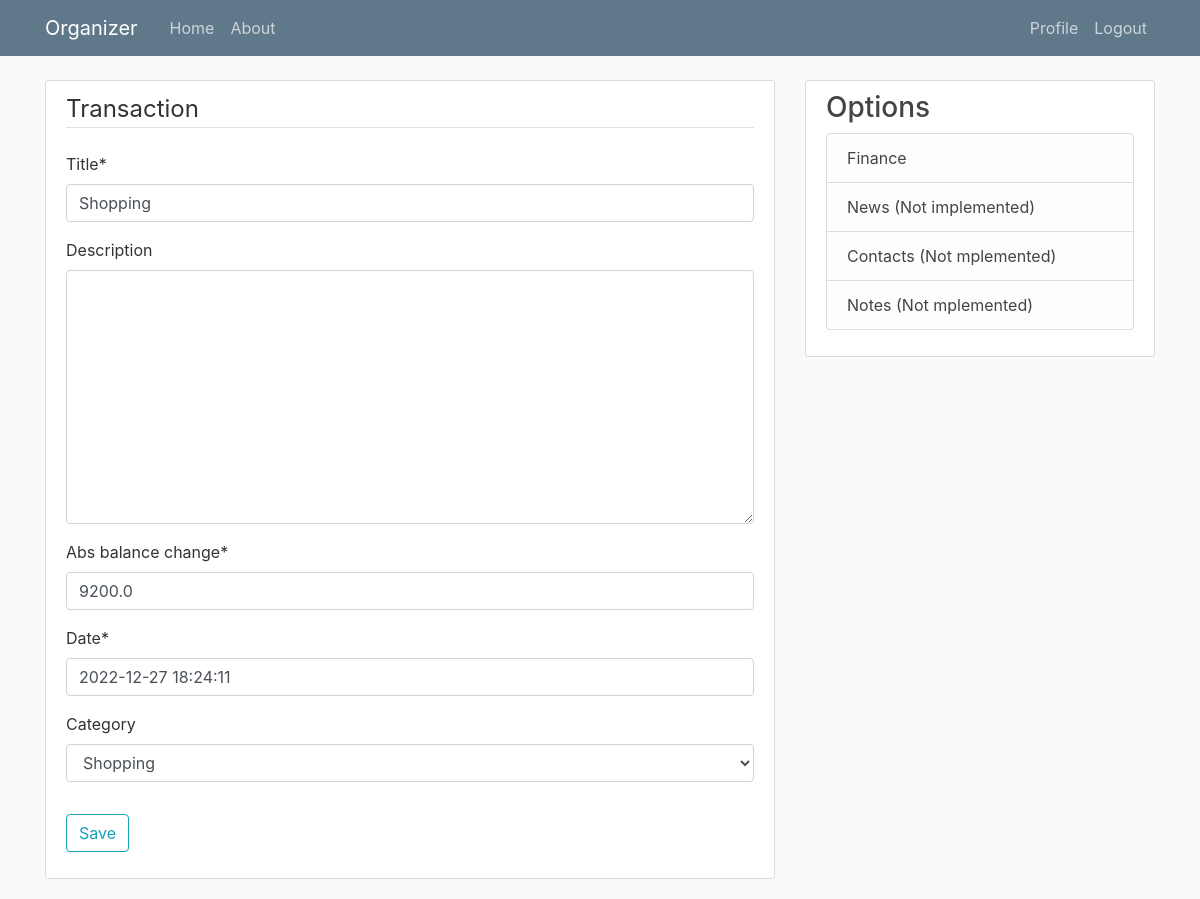
The app's page /transaction/33/update/ (signed in) with its own data.
### finance/models.py (models this page shows, shortened)
class Transaction(models.Model):
    CATEGORY_TYPE = {"income": 1, "outcome": -1}
    title = models.CharField(max_length=100)
    description = models.TextField(null=True, blank=True)
    category = models.ForeignKey(Category, on_delete=models.SET_NULL, blank=True, null=True)
    abs_balance_change = models.FloatField(default=0, validators=[MinValueValidator(0.0)])
    date = models.DateTimeField(default=timezone.now)
    date_created = models.DateTimeField(default=timezone.now)
    owner = models.ForeignKey(User, on_delete=models.CASCADE)

class Category(models.Model):
    CATEGORY_TYPE = (("-", "outcome"), ("+", "income"))
    title = models.CharField(max_length=100, default="")
    image = models.ImageField(default='default_finance.png', upload_to='categories_pics')
    type = models.CharField(max_length=10, choices=CATEGORY_TYPE, default="income")
    def __str__(self):
        return f'{self.title}'

### finance/views.py (the view, shortened to what this page needs)
class TransactionUpdateView(LoginRequiredMixin, UserPassesTestMixin, UpdateView):
    model = Transaction
    fields = ['title', 'description', 'abs_balance_change', 'date', 'category']
    def test_func(self):
        transaction = self.get_object()
        if self.request.user == transaction.owner:
            return True
        else:
            return False

### finance/templates/finance/transaction_form.html (shortened to what this page needs)
{% extends "organizer/base.html" %}
{% load crispy_forms_tags %}
{% block content %}
    <div class="content-section">
        <form method="POST">
            <fieldset class="form-group">
                <legend class="border-bottom mb-4">
                    Transaction
                </legend>
                {{ form|crispy }}
            </fieldset>
            <div class="form-group">
                <button class="btn btn-outline-info" type="submit"> Save </button>
            </div>
        </form>
    </div>
{% endblock content %}

### organizer/static/organizer/main.css (style rules this page uses)
body { background: #fafafa; color: #333333; margin-top: 5rem; }
.content-section { background: #ffffff; padding: 10px 20px; border: 1px solid #dddddd; border-radius: 3px; margin-bottom: 20px; }

### records on screen
Transaction: title "Shopping", abs_balance_change "9200.0", date "2022-12-27 18:24:11", category "Shopping"
